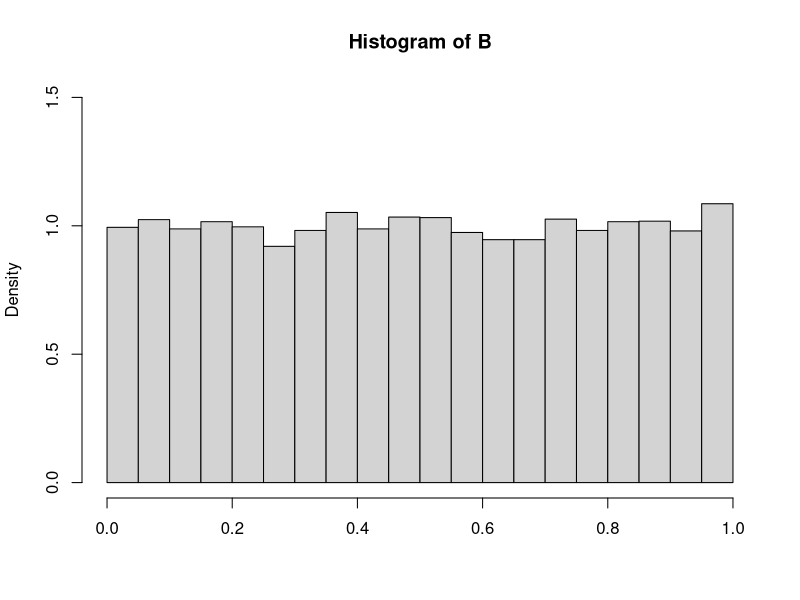
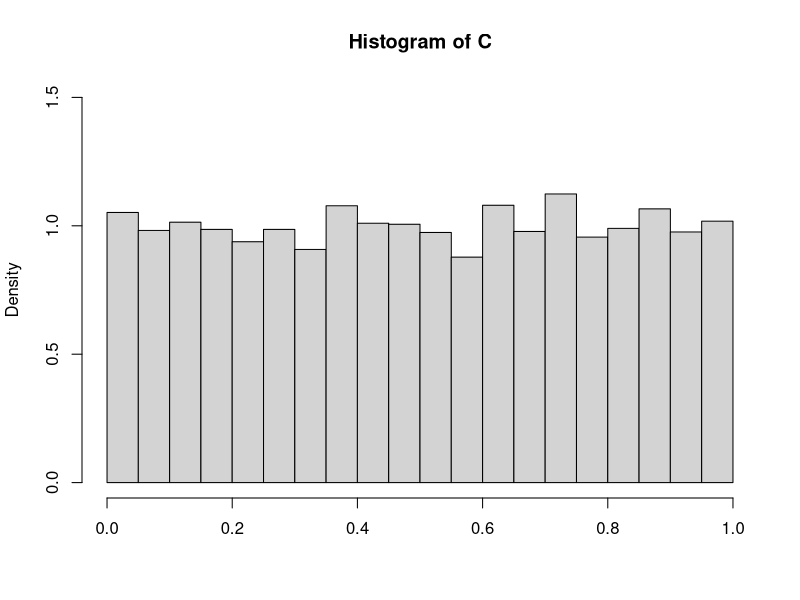
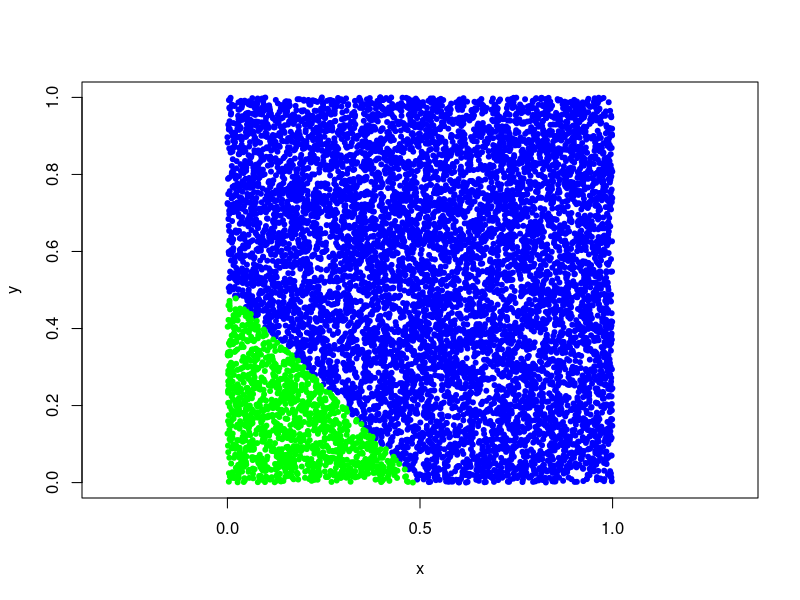
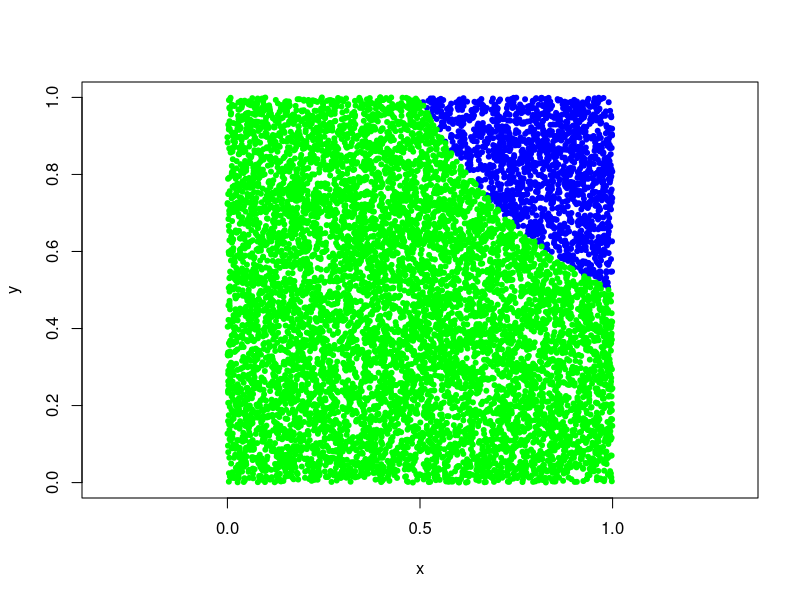
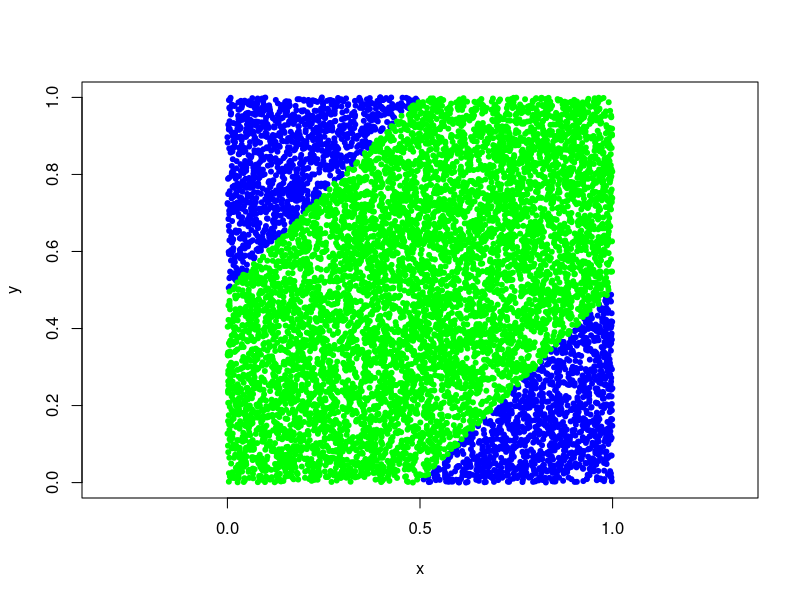
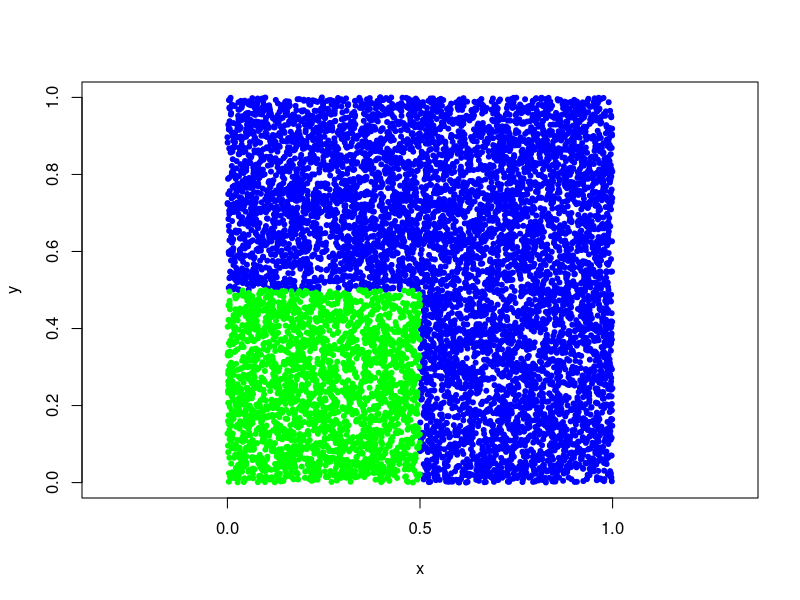
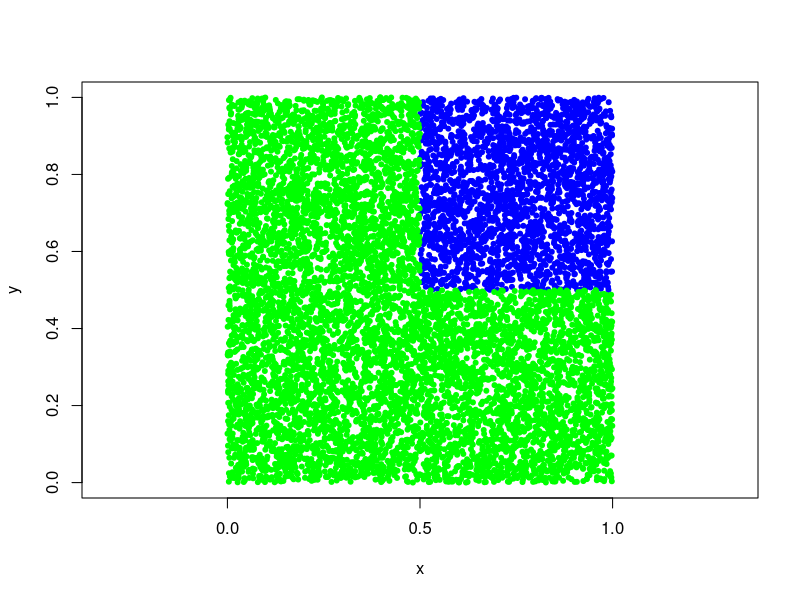

Write R code to recreate these figures, in order.
## ---- chunk 1
#number of observations
n <- 10000

#generate 10000X2 matrix of random numbers between 0 and 1. 
#matrix will contain 2 vectors bc[,1] = B and bc[,2] = C
bc <- matrix(runif(2*n, min=0, max=1), ncol=2)

#draw histogram of B to check skewness
hist(bc[,1], prob=TRUE, ylim=c(0,1.5), main = 'Histogram of B', xlab = '')

## ---- chunk 2
#draw histogram of C to check skewness
hist(bc[,2], prob=TRUE, ylim=c(0,1.5), main = 'Histogram of C', xlab = '')
## ---- chunk 3
#create a function to check if sum is less than 0.5
sumCoordinates <- function(x,y){return(x + y<0.5)}

#get true if sum of the coordinates is less than 0.5
output <- sumCoordinates(bc[,1], bc[,2])

plot(x=bc[!output,1], y=bc[!output,2], xlab="x", ylab="y", col='blue', pch=20, xlim=c(0,1), ylim=c(0,1), asp=1)
points(bc[output,1], bc[output,2], col='green', pch=20)
## ---- chunk 4
#for a sample of 10000 rows check number of coordinates sum is less than 0.5
#since output holds true or false values, it returns only true values
positives <- length(bc[output,1])

#probability
prob <- positives/n
## ---- chunk 5
#create a function to check if sum is less than 0.5
prodCoordinates <- function(x,y){return((x * y)<0.5)}

#get true if sum of the coordinates is less than 0.5
output <- prodCoordinates(bc[,1], bc[,2])

plot(x=bc[!output,1], y=bc[!output,2], xlab="x", ylab="y", col='blue', pch=20, xlim=c(0,1), ylim=c(0,1), asp=1)
points(bc[output,1], bc[output,2], col='green', pch=20)
## ---- chunk 6
#for a sample of 10000 rows check number of coordinates sum is less than 0.5
#since output holds true or false values, it returns only true values
positives <- length(bc[output,1])

#probability
prob <- positives/n
## ---- chunk 7
#create a function to check if sum is less than 0.5
diffCoordinates <- function(x,y){return(abs(x - y)<0.5)}

#get true if sum of the coordinates is less than 0.5
output <- diffCoordinates(bc[,1], bc[,2])

plot(x=bc[!output,1], y=bc[!output,2], xlab="x", ylab="y", col='blue', pch=20, xlim=c(0,1), ylim=c(0,1), asp=1)
points(bc[output,1], bc[output,2], col='green', pch=20)
## ---- chunk 8
#for a sample of 10000 rows check number of coordinates sum is less than 0.5
#since output holds true or false values, it returns only true values
positives <- length(bc[output,1])

#probability
prob <- positives/n
## ---- chunk 9
#create a function to check if sum is less than 0.5
maxCoordinates <- function(x,y){return(max(x, y)<0.5)}

output <- rep(TRUE, n)
#get true if sum of the coordinates is less than 0.5
for (i in 1:n){
  output[i] <- maxCoordinates(bc[i,1], bc[i,2])
}


plot(x=bc[!output,1], y=bc[!output,2], xlab="x", ylab="y", col='blue', pch=20, xlim=c(0,1), ylim=c(0,1), asp=1)
points(bc[output,1], bc[output,2], col='green', pch=20)
## ---- chunk 10
#for a sample of 10000 rows check number of coordinates sum is less than 0.5
#since output holds true or false values, it returns only true values
positives <- length(bc[output,1])

#probability
prob <- positives/n
## ---- chunk 11
#create a function to check if sum is less than 0.5
minCoordinates <- function(x,y){return(min(x, y)<0.5)}

output <- rep(TRUE, n)
#get true if sum of the coordinates is less than 0.5
for (i in 1:n){
  output[i] <- minCoordinates(bc[i,1], bc[i,2])
}


plot(x=bc[!output,1], y=bc[!output,2], xlab="x", ylab="y", col='blue', pch=20, xlim=c(0,1), ylim=c(0,1), asp=1)
points(bc[output,1], bc[output,2], col='green', pch=20)
## ---- chunk 12
#for a sample of 10000 rows check number of coordinates sum is less than 0.5
#since output holds true or false values, it returns only true values
positives <- length(bc[output,1])

#probability
prob <- positives/n
